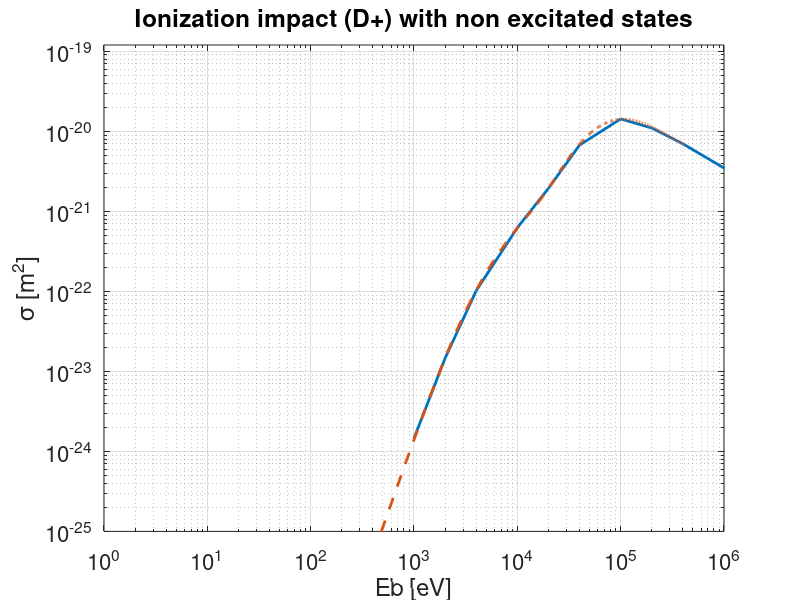

MATLAB code for this plot: (Note: this script raises an error after producing the figure.)
%CX against D at maxwellian temperature

SAVEFILE=0

isotope_mass=2;  % amu

Eb=[1 ...
5*10^2 ...
1*10^03  ...
2*10^03  ...
5*10^03 ...
1*10^04 ...
2*10^04 ...
5*10^04 ...
1*10^05 ...
2*10^05 ...
5*10^05 ...
1*10^06 ...
2*10^06 ...
5*10^06 ];


sigma_ionization_val=[0 ...
1.46*10^-20 ...
1.46*10^-19 ...
1.02*10^-18 ...
6.24*10^-18 ...
1.94*10^-17 ...
6.73*10^-17 ...
1.43*10^-16 ...
1.10*10^-16 ...
6.99*10^-17 ...
3.48*10^-17 ...
1.94*10^-17 ...
1.05*10^-17 ...
4.62*10^-18]*1e-4;  % (m^{2})


Eb_values_eV_simple=Eb*isotope_mass;


Eb_values_eV=linspace(0,2.1e5,1e3+1);

Eb_values_keV=1e-3*Eb_values_eV;

b1_io=2.016*1e-3;
b2_io=3.7154;
b3_io=3.989*1e-2;
b4_io=3.1413*1e-1;
b5_io=2.1254;
b6_io=6.399*1e3;
b7_io=6.1897*1e1;
b8_io=9.2731*1e3;

sigma_ionization_val2=1e-20.*b1_io.*((Eb_values_keV.^b2_io.*exp(-b3_io.*Eb_values_keV)./(1+b4_io.*Eb_values_keV.^b5_io))+b6_io.*exp(-b7_io./Eb_values_keV).*log(1+b8_io.*Eb_values_keV)./Eb_values_keV)
sigma_ionization_val2(1)=0;

Eb_values_eV=Eb_values_eV*isotope_mass;

%%
% figure(6)
loglog(Eb_values_eV_simple,sigma_ionization_val,'linewidth',2);

grid on
hold on

loglog(Eb_values_eV,sigma_ionization_val2,'linestyle','--','linewidth',2);
set(gca,'fontsize',16)

title('Ionization impact (D+) with non excitated states')
ylabel('\sigma [m^{2}]')
xlabel('Eb [eV]')
xlim([1 1e6])
ylim([10^-25 1.2*10^-19])

%%
figure(9)
vb=Eb*0;
if isotope_mass==2
    vb=sqrt(2*Eb_values_eV*eV/mD);
elseif isotope_mass==1
    vb=sqrt(2*Eb_values_eV*eV/mH);
end
rate_ionization=sigma_ionization_val2.*vb;

loglog(Eb_values_eV,rate_ionization,'k','linewidth',3);
grid on
hold on
set(gca,'fontsize',16)
ylabel('rate [m^3 s^{-1}]')
xlabel('Eb [eV]')

title('Ionization rate (D+) with non excitated states')
% ylim([10^-20 1.2*10^-15])




%%
% maxwellian distribution
% figure(9)

% T0_values_eV=linspace(1e3,10e3,11); % (background ions)
% T0_values_eV=[100 1e3 10e3]*2;
% T0_values_eV=[100 1e3 10*1e3];
T0_values_eV=[100 500 1*1e3 5e3 10e3];
T0_values=(eV)*T0_values_eV; % in eV (background neutrals)

sigma_ionization_T0=zeros(length(sigma_ionization_val2),length(T0_values)+1);
sigma_ionization_T0(:,1)=sigma_ionization_val2;

for ind_T0=1:length(T0_values)
    T0=T0_values(ind_T0);
    T0_ev=T0/eV
    
     v0=linspace(-3.8e6,3.8e6,4e2);
     vr=linspace(0,3.8e6,4e2);
%    v0=linspace(0,4.8e6,4e3);
    if isotope_mass==2
        fv0=(mD/(2*pi*T0))^0.5*exp(-mD.*v0.^2./(2*T0));
        fvr=(mD/(2*pi*T0))*exp(-mD.*vr.^2./(2*T0)).*(2*pi*vr);
%         fv0_2=(mD/(2*pi*T0))^0.5*exp(-mD.*v0.^2./(2*T0));
    elseif isotope_mass==1
        fv0=(mH/(2*pi*T0))^0.5*exp(-mH.*v0.^2./(2*T0));
        fvr=(mH/(2*pi*T0))*exp(-mH.*vr.^2./(2*T0)).*(2*pi*vr);
    end
    dv0=v0(2)-v0(1);
    
    fv0_2D=repmat(fv0,length(vr),1)';
%     fvr_2D=repmat(fvr,length(v0),1);
    v0_2D=repmat(v0,length(vr),1)';
    vr_2D=repmat(vr,length(v0),1);
    vbeam=v0_2D*0;
    
    
    mb_cum=cumtrapz(v0,fv0);
    mb_cum2=cumtrapz(vr,fvr);
%     plot(vr,mb_cum2)
    
    % plot(v0,fv0)
    
    %%
    sigma_ion_mb=sigma_ionization_val2*0;
    
    for ind_vb=1:length(vb)
        vbeam=sqrt((vb(ind_vb)-v0_2D).^2+vr_2D.^2);
        if isotope_mass==2
            Ebeam=0.5*mD*vbeam.^2/eV;
        else
            Ebeam=0.5*mH*vbeam.^2/eV;
        end
        Ebeam=min(Ebeam,max(Eb_values_eV));
        sigma_ion_vb=interp1(Eb_values_eV,sigma_ionization_val2,Ebeam,'*linear');
        sigma_ion_1D=trapz(v0,fv0_2D.*sigma_ion_vb.*vbeam);
        sigma_ion_mb(ind_vb)=trapz(vr,fvr.*sigma_ion_1D);
%         fv0=(mD/(2*pi*T0))^0.5*exp(-mD.*(v0+vb(ind_vb)).^2./(2*T0));
%         fv0_2=(mD/(2*pi*T0))^0.5*exp(-mD.*(v0-vb(ind_vb)).^2./(2*T0));
%         sigma_cx_mb(ind_vb)=trapz(v0,(fv0-fv0_2).*sigma_cx_vb.*vbeam.^2)./vb(ind_vb);
    end
    sigma_ion_mb(1)
    sigma_ionization_T0(:,ind_T0+1)=sigma_ion_mb;

    
    %%
    % loglog(vbeam,sigma_cx_vb,'linewidth',2);
    % grid on
    % set(gca,'fontsize',16)
    % xlim([1 1e5])
    %
    %%
    loglog(Eb_values_eV,sigma_ion_mb,'linewidth',2);
    grid on
    set(gca,'fontsize',16)
    hold on
    
    
end


T0_values_eV=[0 ; T0_values_eV'];

% legend(num2str(T0_values_eV))
% legend('T_0 = 0 eV','T_0 = 100 eV','T_0 = 1 keV','T_0 = 10 keV')
legend('T_i = 0 eV','T_0 = 100 eV','T_0 = 500 eV','T_0 = 1 keV','T_0 = 5 keV')

xlim([100 1e5])
ylabel('$\left< \sigma v \right> [\mathrm{m}^{3}\mathrm{s}^{-1}]$','interpreter','latex')
xlabel('Eb [eV]')
ylim([2*10^-19 1.2*10^-13]);


%%

Alog=100;
Emin_log=20;
Eb_values_log=Emin_log*log(Eb_values_eV/Alog);

Eb_values_log_lin=linspace(0,150,151);
sigma_ionD_Ti_loglog=zeros(length(Eb_values_log_lin),length(T0_values)+1);

for ind_T0=1:length(T0_values)
    sigma_ionD_Ti_loglog(:,ind_T0)=interp1(Eb_values_eV,sigma_ionization_T0(:,ind_T0),Alog*exp(Eb_values_log_lin/Emin_log));
end

% figure;
% plot(Alog*exp(Eb_values_log_lin/Emin_log),sigma_cxD_T0_log)


%%

% this is using the same scale as the CX values
% T0 (here Ti) between 10 eV and 10 keV

Emin_eV=50;
Elog_scaling=20;
Eb_values_log=Elog_scaling*log(Eb_values_eV/Emin_eV);

T0min_eV=10;
T0log_scaling=3;
T0_values_log=T0log_scaling*log10(T0_values_eV/T0min_eV+T0min_eV);


Eb_values_log_lin=linspace(0,180,181);
T0_values_log_lin=linspace(0,9,10);

sigma_ionD_Ti_log=zeros(length(Eb_values_log_lin),length(T0_values_eV));
sigma_ionD_Ti_loglog=zeros(length(Eb_values_log_lin),length(T0_values_log_lin));

for ind_T0=1:length(T0_values_eV)
    sigma_ionD_Ti_log(:,ind_T0)=interp1(Eb_values_eV,sigma_ionization_T0(:,ind_T0),Emin_eV*exp(Eb_values_log_lin/Elog_scaling));
end

for ind_E=1:length(Eb_values_log_lin)
    sigma_ionD_Ti_loglog(ind_E,:)=interp1(T0_values_eV,sigma_ionD_Ti_log(ind_E,:)',T0min_eV*10.^(T0_values_log_lin/T0log_scaling));
end

if SAVEFILE
save('./sigma_cxD_T0_log.mat','-append','sigma_ionD_Ti_loglog')
end

%%
figure
plot(Emin_eV*exp(Eb_values_log_lin/Elog_scaling),sigma_ionD_Ti_loglog)